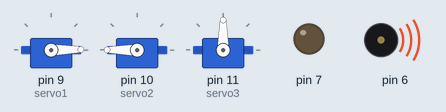
Recording of a sketch running on a simulated Arduino Uno, built with avr-gcc and run on an emulated ATmega328P. Shown: 3 × servo, output pins drawn as LEDs (lit = HIGH), buzzer (waves = sounding).

Above: at 0.05 s.
At 1.85 s:
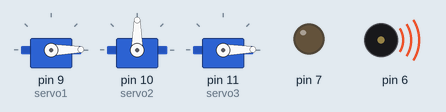
At 2.75 s:
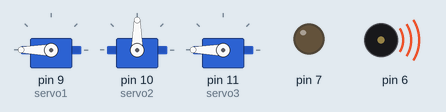
At 3.65 s:
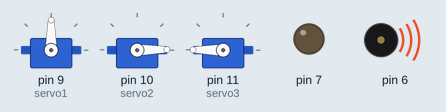
At 7.3 s:
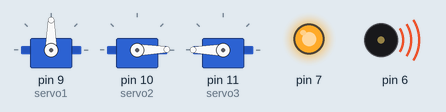
At 13.75 s:
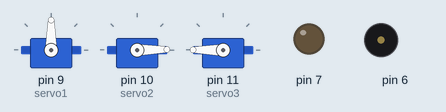
Timing chart, 0 to 15.8 s (numbered marks = the images above):
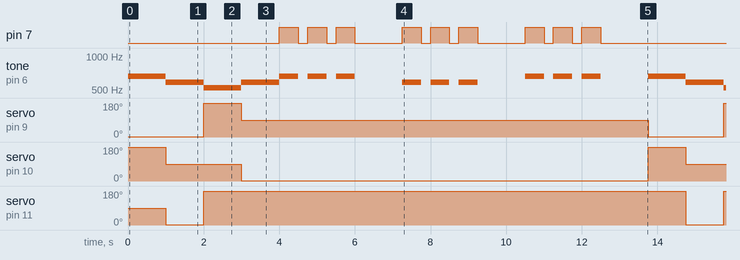

Measured:
- by itself, servo on pin 9 (servo1): repeats every 13.8 s: 90° 10.8 s, 1° 2.0 s, 180° 1.0 s
- by itself, servo on pin 10 (servo2): repeats every 13.8 s: 1° 10.8 s, 180° 1.0 s, 90° 2.0 s
- by itself, servo on pin 11 (servo3): alternates 180° for 12.8 s and 1° for 1.0 s
- by itself, tone on pin 6: plays 659 Hz for 1.0 s, 587 Hz for 1.0 s, 523 Hz for 1.0 s, 587 Hz for 1.0 s, 659 Hz for 0.50 s, 659 Hz for 0.50 s … (39 notes in this stretch)
- by itself, pin 7: repeats every 13.8 s: 2 × (LOW 0.25 s, HIGH 0.50 s), LOW 1.3 s, 2 × (HIGH 0.50 s, LOW 0.25 s), HIGH 0.50 s, LOW 1.3 s, 2 × (HIGH 0.50 s, LOW 0.25 s), HIGH 0.50 s, LOW 5.3 s, HIGH 0.50 s

The sketch:

mary_had_a_little_lamb_final.ino
```cpp
#include <Servo.h>

Servo servo1;
Servo servo2;
Servo servo3;
int E=659;
int D=587;
int C=523;

void setup()
{
  servo1.attach(9);
  servo2.attach(10);
  servo3.attach(11);
  pinMode( 7 , OUTPUT);
  pinMode( 6 , OUTPUT);
}

void loop()
{
  tone(6,E);
  servo1.write( 1 );
  servo2.write( 180 );
  delay( 1000 );
  tone(6,D);
  servo2.write( 90 );
  servo3.write( 1 );
  delay( 1000 );
  tone(6,C);
  servo3.write( 180 );
  servo1.write( 180 );
  delay( 1000 );
  tone(6,D);
  servo1.write( 90 );
  servo2.write( 1 );
  delay( 1000 );
  for (int i=0;i<3;i++)
  {
    tone(6,E);
    digitalWrite( 7 , HIGH );
    delay( 500 );
    noTone(6);
    digitalWrite( 7 , LOW );
    delay( 250 );
  }
  delay( 1000 );
  for (int i=0;i<3;i++)
  {
    tone(6,D);
    digitalWrite( 7 , HIGH );
    delay( 500 );
    noTone(6);
    digitalWrite( 7 , LOW );
    delay( 250 );
  }
  delay( 1000 );
  for (int i=0;i<3;i++)
  {
    tone(6,E);
    digitalWrite( 7 , HIGH );
    delay( 500 );
    noTone(6);
    digitalWrite( 7 , LOW );
    delay( 250 );
  }
  delay( 1000 );
}
```
